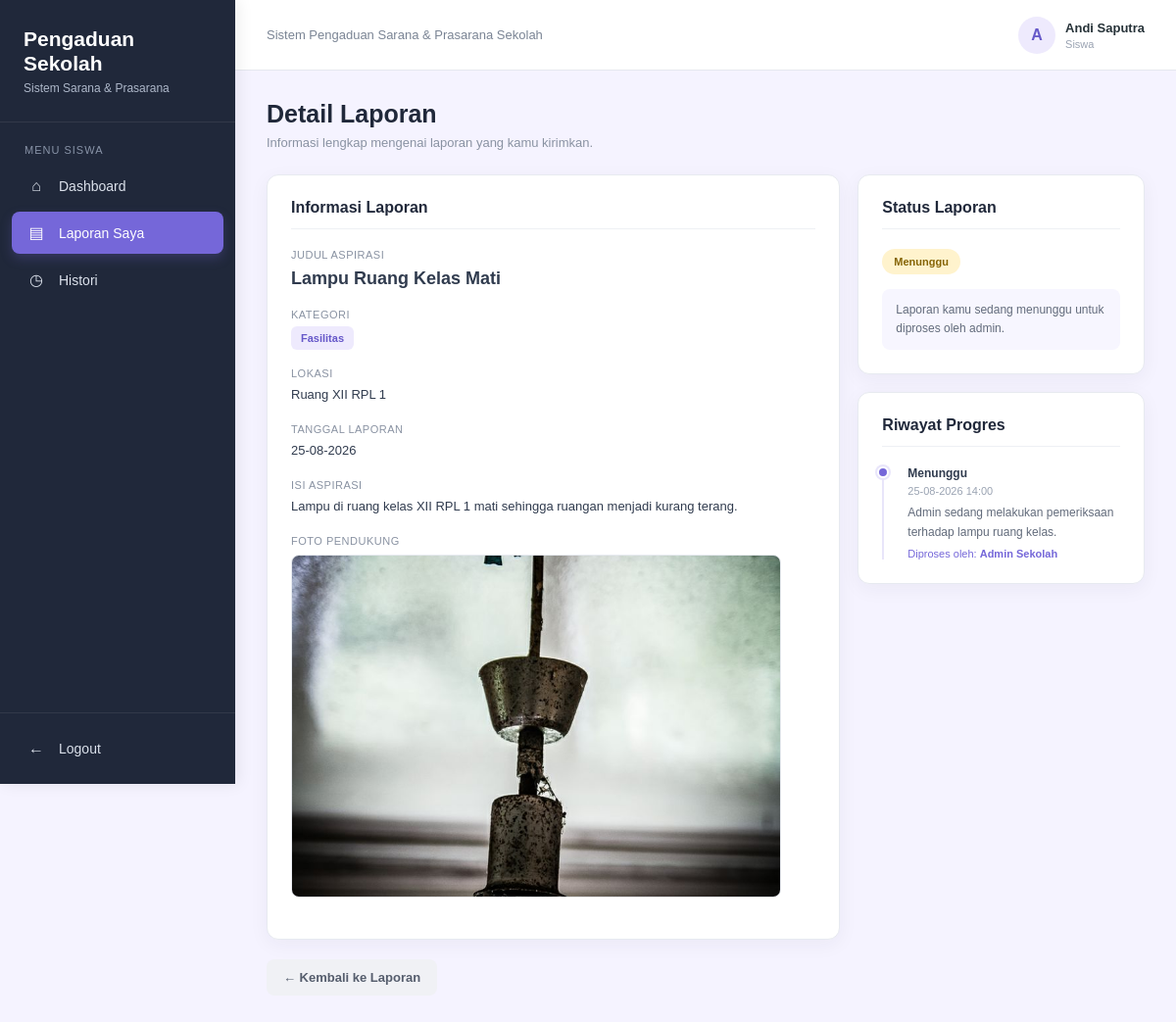
Screenshot of /views/aspirasi_detail_siswa.php?id=1 (signed in) with the database file from the repository.
### tables this page shows
CREATE TABLE `aspirasi` (
  `id_aspirasi` int NOT NULL,
  `id_siswa` int NOT NULL,
  `id_kategori` int NOT NULL,
  `judul` varchar(150) NOT NULL,
  `isi_aspirasi` text NOT NULL,
  `lokasi` varchar(100) NOT NULL,
  `foto` varchar(255) DEFAULT NULL,
  `status` varchar(30) NOT NULL,
  `tanggal_aspirasi` datetime NOT NULL
);

CREATE TABLE `kategori` (
  `id_kategori` int NOT NULL,
  `nama_kategori` varchar(50) NOT NULL
);

CREATE TABLE `progres` (
  `id_progres` int NOT NULL,
  `id_aspirasi` int NOT NULL,
  `id_admin` int NOT NULL,
  `status_progres` enum('menunggu','dikerjakan','selesai','ditolak') NOT NULL,
  `keterangan` text NOT NULL,
  `foto` varchar(255) DEFAULT NULL,
  `tanggal_progres` datetime NOT NULL
);

### models/m_koneksi.php (called while the page is built, shortened)
<?php
class Koneksi
{
    public function __construct()
    {
        $host = "localhost";
        $username = "root";
        $password = "";
        $database = "pengaduan_sekolah";
        $this->koneksi = mysqli_connect(
            $host,
            $username,
            $password,
            $database
        );
    }
}
?>

### models/m_progres.php (called while the page is built, shortened)
<?php
require_once "m_koneksi.php";
class Progres extends Koneksi
{
    public static function normalisasi($status)
    {
        $status = strtolower(trim($status));
        $status_valid = [
            'menunggu',
            'dikerjakan',
            'selesai',
            'ditolak'
        ];
        return $status;
    }
    public function ambilTerakhir($id_aspirasi)
    {
        $id_aspirasi = mysqli_real_escape_string(
            $this->koneksi,
            $id_aspirasi
        );
        $query = mysqli_query(
            $this->koneksi,
            "SELECT
                p.*,
                ad.nama_admin
             FROM progres p
             LEFT JOIN admin ad
                ON p.id_admin = ad.id_admin
             WHERE p.id_aspirasi = '$id_aspirasi'
             ORDER BY p.id_progres DESC
             LIMIT 1"
        );
        if ($query && mysqli_num_rows($query) > 0) {
            return mysqli_fetch_assoc($query);
        }
        return null;
    }
    public function ambilRiwayat($id_aspirasi)
    {
        $id_aspirasi = mysqli_real_escape_string(
            $this->koneksi,
            $id_aspirasi
        );
        $query = mysqli_query(
            $this->koneksi,
            "SELECT
                p.id_progres,
                p.id_aspirasi,
                p.id_admin,
                p.status_progres,
                p.keterangan,
                p.foto,
                p.tanggal_progres,
                ad.nama_admin
            FROM progres p
            LEFT JOIN admin ad
                ON p.id_admin = ad.id_admin
            WHERE p.id_aspirasi = '$id_aspirasi'
            ORDER BY p.id_progres ASC"
        );
        return $query;
    }
}
?>

### views/aspirasi_detail_siswa.php (the view, shortened to what this page needs)
<?php
require_once "../models/m_koneksi.php";
require_once "../models/m_progres.php";
$koneksi = new Koneksi();
$db = $koneksi->koneksi;
$id_siswa = mysqli_real_escape_string(
    $db,
    $_SESSION['id_siswa']
);
$nama_siswa = $_SESSION['nama_siswa'] ?? 'Siswa';
$id_aspirasi = mysqli_real_escape_string(
    $db,
    $_GET['id']
);
$sql = "
    SELECT
        a.id_aspirasi,
        a.judul,
        a.isi_aspirasi,
        a.lokasi,
        a.foto,
        a.tanggal_aspirasi,
        k.nama_kategori
    FROM aspirasi a
    LEFT JOIN kategori k
        ON a.id_kategori = k.id_kategori
    WHERE a.id_aspirasi = '$id_aspirasi'
    AND a.id_siswa = '$id_siswa'
    LIMIT 1
";
$result = mysqli_query($db, $sql);
$data = mysqli_fetch_assoc($result);
$model_progres = new Progres();
$progres = $model_progres->ambilTerakhir(
    $id_aspirasi
);
$status = Progres::normalisasi(
    $progres['status_progres'] ?? 'menunggu'
);
$riwayat = $model_progres->ambilRiwayat(
    $id_aspirasi
);
?>
<!DOCTYPE html>
<html lang="id">
<head>
<link rel="stylesheet" href="../assets/aspirasi_detail_siswa.css">
</head>
<body>
<div class="sidebar">
    <div class="logo">
        <h2>
            Pengaduan<br>
            Sekolah
        </h2>
        <p>
            Sistem Sarana & Prasarana
        </p>
    </div>
    <div class="menu">
        <div class="menu-title">
            Menu Siswa
        </div>
        <a href="dashboard_siswa.php">
            <span class="icon">
                ⌂
            </span>
            <span>
                Dashboard
            </span>
        </a>
        <a
            href="v_laporan_siswa.php"
            class="active"
        >
            <span class="icon">
                ▤
            </span>
            <span>
                Laporan Saya
            </span>
        </a>
        <a href="v_histori_siswa.php">
            <span class="icon">
                ◷
            </span>
            <span>
                Histori
            </span>
        </a>
    </div>
    <div class="logout">
        <a href="logout.php">
            <span class="icon">
                ←
            </span>
            <span>
                Logout
            </span>
        </a>
    </div>
</div>
<div class="main-content">
    <div class="topbar">
        <div class="topbar-text">
            Sistem Pengaduan Sarana & Prasarana Sekolah
        </div>
        <div class="siswa-info">
            <div class="siswa-avatar">
                <?= strtoupper(
                    substr($nama_siswa, 0, 1)
                ); ?>
            </div>
            <div>
                <div class="siswa-name">
                    <?= htmlspecialchars(
                        $nama_siswa
                    ); ?>
                </div>
                <div class="siswa-role">
                    Siswa
                </div>
            </div>
        </div>
    </div>
    <div class="content">
        <div class="page-title">
            <h1>
                Detail Laporan
            </h1>
            <p>
                Informasi lengkap mengenai laporan yang kamu kirimkan.
            </p>
        </div>
        <div class="detail-grid">
            <div class="card">
                <div class="card-title">
                    Informasi Laporan
                </div>
                <div class="detail-item">
                    <div class="detail-label">
                        Judul Aspirasi
                    </div>
                    <div class="detail-title">
                        <?= htmlspecialchars(
                            $data['judul']
                        ); ?>
                    </div>
                </div>
                <div class="detail-item">
                    <div class="detail-label">
                        Kategori
                    </div>
                    <div>
                        <span class="kategori">
                            <?= htmlspecialchars(
                                $data['nama_kategori'] ?? '-'
                            ); ?>
                        </span>
                    </div>
                </div>
                <div class="detail-item">
                    <div class="detail-label">
                        Lokasi
                    </div>
                    <div class="detail-value">
                        <?= htmlspecialchars(
                            $data['lokasi']
                        ); ?>
                    </div>
                </div>
                <div class="detail-item">
                    <div class="detail-label">
                        Tanggal Laporan
                    </div>
                    <div class="detail-value">
                        <?= date(
                            'd-m-Y',
                            strtotime(
                                $data['tanggal_aspirasi']
                            )
                        ); ?>
                    </div>
                </div>
                <div class="detail-item">
                    <div class="detail-label">
                        Isi Aspirasi
                    </div>
                    <div class="detail-value">
                        <?= nl2br(
                            htmlspecialchars(
                                $data['isi_aspirasi']
                            )
                        ); ?>
                    </div>
                </div>
                <div class="detail-item">
                    <div class="detail-label">
                        Foto Pendukung
                    </div>
                    <div class="foto-container">
                        <?php if (!empty($data['foto'])) : ?>
                            <img
                                src="../uploads/<?= htmlspecialchars(
                                    $data['foto']
                                ); ?>"
                                alt="Foto laporan"
                            >
                        <?php else : ?>
                            <div class="no-foto">
                                Tidak ada foto pendukung.
                            </div>
                        <?php endif; ?>
                    </div>
                </div>
            </div>
            <div>
                <div class="card">
                    <div class="card-title">
                        Status Laporan
                    </div>
                    <?php if ($status == 'dikerjakan') : ?>
                        <span class="status status-dikerjakan">
                            Dikerjakan
                        </span>
                        <div class="status-info">
                            Laporan kamu sedang diproses
                            oleh admin.
                        </div>
                    <?php else : ?>
                        <span class="status status-menunggu">
                            Menunggu
                        </span>
                        <div class="status-info">
                            Laporan kamu sedang menunggu
                            untuk diproses oleh admin.
                        </div>
                    <?php endif; ?>
                </div>
                <div
                    class="card"
                    style="margin-top: 18px;"
                >
                    <div class="card-title">
                        Riwayat Progres
                    </div>
                    <?php if (
                        $riwayat &&
                        mysqli_num_rows($riwayat) > 0
                    ) : ?>
                        <?php while (
                            $row = mysqli_fetch_assoc($riwayat)
                        ) : ?>
                            <?php
                            $status_riwayat =
                                Progres::normalisasi(
                                    $row['status_progres']
                                );
                            if (
                                $status_riwayat ==
                                'dikerjakan'
                            ) {
                                $nama_status =
                                    'Dikerjakan';
                            } elseif (
                                $status_riwayat ==
                                'selesai'
                            ) {
                                $nama_status =
                                    'Selesai';
                            } elseif (
                                $status_riwayat ==
                                'ditolak'
                            ) {
                                $nama_status =
                                    'Ditolak';
                            } else {
                                $nama_status =
                                    'Menunggu';
                            }
                            ?>
                            <div class="riwayat-item">
                                <div class="riwayat-dot"></div>
                                <div class="riwayat-status">
                                    <?= $nama_status; ?>
                                </div>
                                <div class="riwayat-tanggal">
                                    <?= date(
                                        'd-m-Y H:i',
                                        strtotime(
                                            $row[
                                                'tanggal_progres'
                                            ]
                                        )
                                    ); ?>
                                </div>
                                <?php if (
                                    !empty(
                                        $row['keterangan']
                                    )
                                ) : ?>
                                    <div class="riwayat-keterangan">
                                        <?= nl2br(
                                            htmlspecialchars(
                                                $row[
                                                    'keterangan'
                                                ]
                                            )
                                        ); ?>
                                    </div>
                                <?php endif; ?>
                                <?php if (
                                    !empty(
                                        $row['nama_admin']
                                    )
                                ) : ?>
                                    <div class="riwayat-admin">
                                        Diproses oleh:
                                        <strong>
                                            <?= htmlspecialchars(
                                                $row[
                                                    'nama_admin'
                                                ]
                                            ); ?>
                                        </strong>
                                    </div>
                                <?php endif; ?>
                            </div>
                        <?php endwhile; ?>
                    <?php else : ?>
                        <div class="tidak-ada-riwayat">
                            Belum ada progres dari admin.
                        </div>
                    <?php endif; ?>
                </div>
            </div>
        </div>
        <div class="bottom-action">
            <a
                href="v_laporan_siswa.php"
                class="btn-kembali"
            >
                ← Kembali ke Laporan
            </a>
        </div>
    </div>
</div>
</body>
</html>

### rows the page displays
aspirasi: judul "Lampu Ruang Kelas Mati", id_kategori.nama_kategori "Fasilitas", lokasi "Ruang XII RPL 1", tanggal_aspirasi "25-08-2026", isi_aspirasi "Lampu di ruang kelas XII RPL 1 mati sehingga ruangan menjadi kurang terang.", foto (picture)
progres: status_progres "Menunggu", tanggal_progres "25-08-2026 14:00", keterangan "Admin sedang melakukan pemeriksaan terhadap lampu ruang kelas.", id_admin.nama_admin "Admin Sekolah"

### other values shown
substr($nama_siswa, 0, 1) "A"
$nama_siswa "Andi Saputra"
